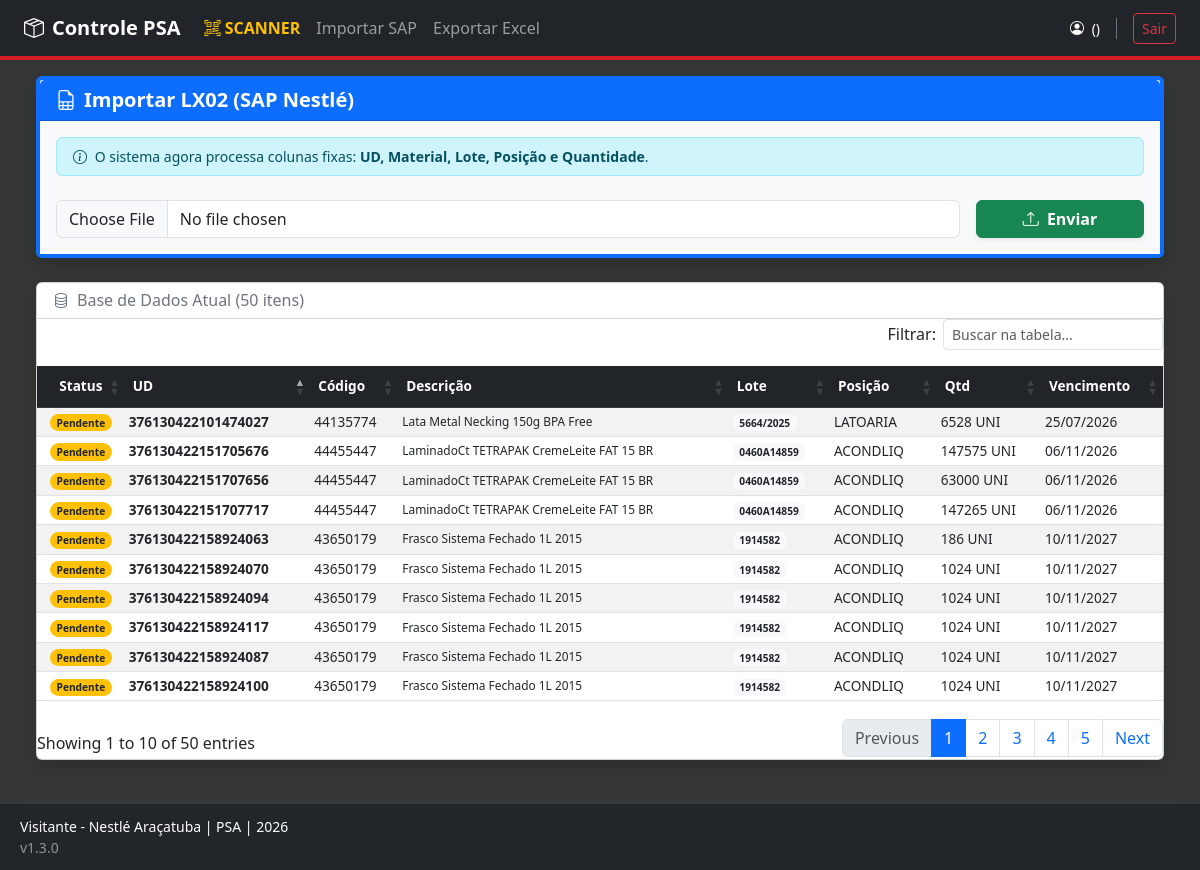
Before: /importer/ with the older database file.
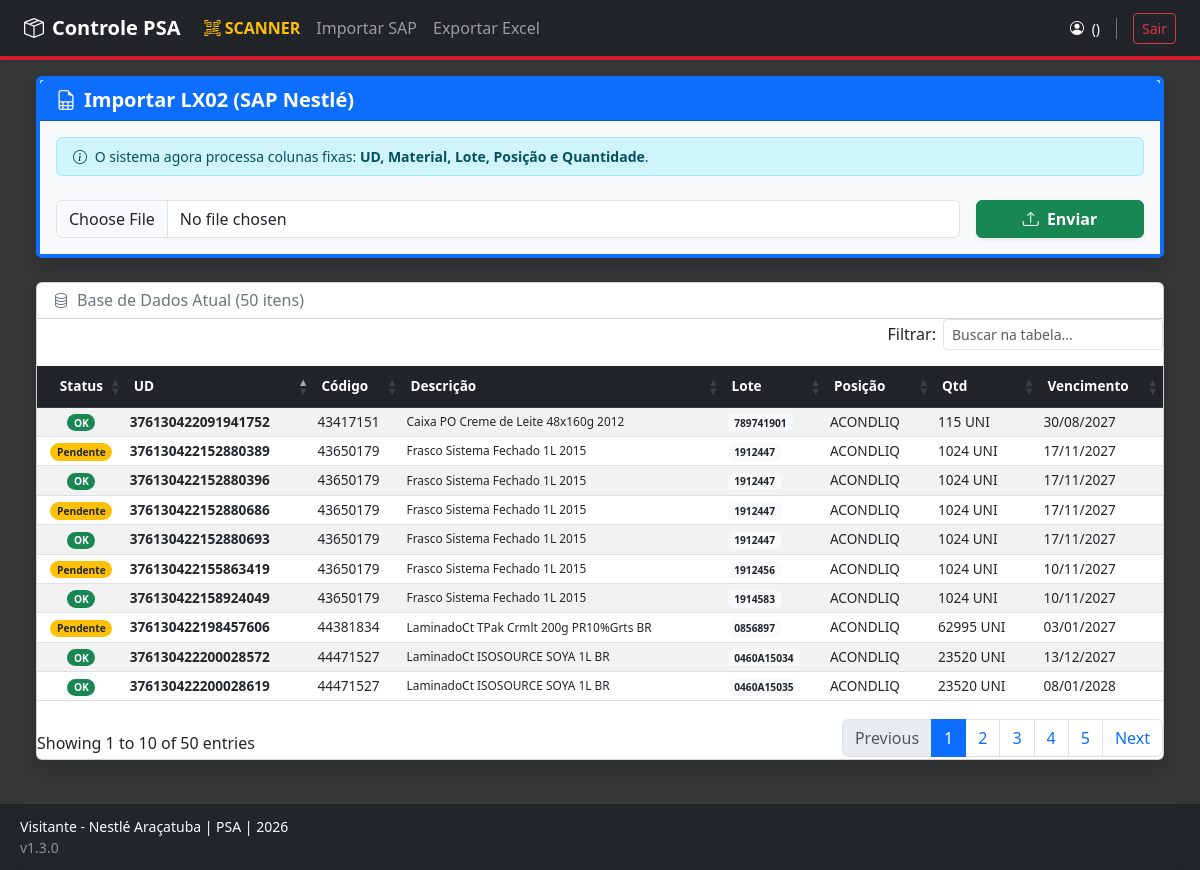
After: the same page with the newer database file.
### app/models/material.py (models this page shows)
class MaterialPSA(db.Model):
    __tablename__ = 'material_psa'
    id = db.Column(db.Integer, primary_key=True)
    unidade_deposito = db.Column(db.String(50), unique=True, nullable=False) # UD
    cod_material = db.Column(db.String(50), nullable=False)
    desc_material = db.Column(db.String(200))
    lote = db.Column(db.String(50))
    posicao_deposito = db.Column(db.String(50))
    tipo_deposito = db.Column(db.String(20)) # PSA, Depósito Fixo, etc.
    quantidade_estoque = db.Column(db.Float, default=0.0)
    unidade_medida = db.Column(db.String(10)) # PC, KG, UN
    data_vencimento = db.Column(db.Date)
    data_ultimo_mov = db.Column(db.Date)
    data_importacao = db.Column(db.DateTime, default=datetime.utcnow)
    conferido = db.Column(db.Boolean, default=False)
    data_conferencia = db.Column(db.DateTime)
    conferente_sap = db.Column(db.String(20)) # Removi a FK temporariamente para evitar erro se a tabela usuarios não existir
    possui_divergencia = db.Column(db.Boolean, default=False)
    observacao_conferente = db.Column(db.Text)
    def to_dict(self):
        return {
            "id": self.id,
            "ud": self.unidade_deposito,
            "material": self.cod_material,
            "descricao": self.desc_material,
            "lote": self.lote or "S/L",
            "posicao": self.posicao_deposito or "S/P",
            "tipdep": self.tipo_deposito,
            "qtd": f"{self.quantidade_estoque:.0f}",
            "unidade": self.unidade_medida,
            "vencimento": self.data_vencimento.strftime('%d/%m/%Y') if self.data_vencimento else "S/V",
            "ult_mov": self.data_ultimo_mov.strftime('%d/%m/%Y') if self.data_ultimo_mov else "---",
            "status": "CONFERIDO" if self.conferido else "PENDENTE",
            "alerta_risco": self.possui_divergencia,
            "observacao": self.observacao_conferente or ""
        }

### app/routes/importer.py (the view)
@bp.route('/')
def index():
    materiais = MaterialPSA.query.order_by(MaterialPSA.data_importacao.desc()).limit(50).all()
    return render_template('importer/index.html', materiais=materiais)

### run.py (called while the page is built, shortened)
@app.context_processor
def inject_global_metrics():
    if not current_user.is_authenticated or request.endpoint in ['login', 'registrar']:
        return {}

### app/templates/importer/index.html (shortened to what this page needs)
{% extends "base.html" %}
{% block content %}
<div class="container-fluid mt-3">
    <div class="card shadow mb-4 border-primary border-top border-4">
        <div class="card-header bg-primary text-white d-flex justify-content-between align-items-center">
            <h5 class="m-0 fw-bold"><i class="bi bi-file-earmark-spreadsheet me-2"></i>Importar LX02 (SAP Nestlé)</h5>
        </div>
        <div class="card-body bg-light">
            <form action="{{ url_for('importer.upload') }}" method="post" enctype="multipart/form-data" class="row g-3 align-items-center">
                <div class="col-12">
                    <div class="alert alert-info small py-2 mb-2">
                        <i class="bi bi-info-circle me-1"></i>
                        O sistema agora processa colunas fixas: <strong>UD, Material, Lote, Posição e Quantidade</strong>.
                    </div>
                </div>
                <div class="col-8 col-md-10">
                    <input class="form-control" type="file" name="file" accept=".xlsx, .xls" required>
                </div>
                <div class="col-4 col-md-2">
                    <button type="submit" class="btn btn-success w-100 fw-bold shadow-sm">
                        <i class="bi bi-upload me-1"></i> Enviar
                    </button>
                </div>
            </form>
        </div>
    </div>
    <div class="card shadow">
        <div class="card-header bg-white d-flex justify-content-between align-items-center">
            <h6 class="m-0 font-weight-bold text-secondary">
                <i class="bi bi-database me-2"></i>Base de Dados Atual ({{ materiais|length }} itens)
            </h6>
        </div>
        <div class="card-body p-0">
            <div class="table-responsive" style="max-height: 60vh; overflow-y: auto;">
                <table class="table table-striped table-hover mb-0 align-middle table-sm text-nowrap tabela-dinamica" style="font-size: 0.85rem;">
                    <thead class="table-dark sticky-top">
                        <tr>
                            <th class="text-center">Status</th>
                            <th>UD</th>
                            <th>Código</th>
                            <th>Descrição</th>
                            <th>Lote</th>
                            <th>Posição</th>
                            <th>Qtd</th>
                            <th>Vencimento</th>
                        </tr>
                    </thead>
                    <tbody>
                        {% for m in materiais %}
                        <tr onclick='abrirDetalhes({{ m.to_dict() | tojson | safe }})' style="cursor: pointer;">
                            <td class="text-center">
                                {% if m.conferido %}
                                    <span class="badge bg-success rounded-pill">OK</span>
                                {% else %}
                                    <span class="badge bg-warning text-dark rounded-pill">Pendente</span>
                                {% endif %}
                            </td>
                            <td class="fw-bold">{{ m.unidade_deposito }}</td>
                            <td>{{ m.cod_material }}</td>
                            <td class="small">{{ m.desc_material or '---' }}</td>
                            <td><span class="badge bg-light text-dark">{{ m.lote or 'S/L' }}</span></td>
                            <td>{{ m.posicao_deposito or '---' }}</td>
                            <td>{{ m.quantidade_estoque|int }} {{ m.unidade_medida }}</td>
                            <td>{{ m.data_vencimento.strftime('%d/%m/%Y') if m.data_vencimento else '---' }}</td>
                        </tr>
                        {% endfor %}
                    </tbody>
                </table>
            </div>
        </div>
    </div>
</div>
{% endblock %}

### app/templates/base.html (shortened to what this page needs)
<!DOCTYPE html>
<html lang="pt-br">
<head>
    <link href="https://cdn.jsdelivr.net/npm/bootstrap@5.3.0/dist/css/bootstrap.min.css" rel="stylesheet">
    <link rel="stylesheet" href="https://cdn.jsdelivr.net/npm/bootstrap-icons@1.10.0/font/bootstrap-icons.css">
    <link rel="stylesheet" href="https://cdnjs.cloudflare.com/ajax/libs/font-awesome/6.0.0/css/all.min.css">
    <link rel="stylesheet" href="https://cdn.datatables.net/1.13.6/css/dataTables.bootstrap5.min.css">
</head>
<body>
    <nav class="navbar navbar-expand-lg navbar-dark shadow-sm">
    <div class="container-fluid px-4">
        <a class="navbar-brand fw-bold" href="{{ url_for('main.dashboard') }}">
            <i class="bi bi-box-seam me-2"></i>Controle PSA
        </a>
        <div class="collapse navbar-collapse" id="navbarNav">
            <ul class="navbar-nav me-auto">
                <li class="nav-item">
                    <a class="nav-link fw-bold text-warning" href="/scanner">
                        <i class="bi bi-qr-code-scan"></i> SCANNER
                    </a>
                </li>
                <li class="nav-item">
                    <a class="nav-link" href="/importer/">Importar SAP</a>
                </li>
                <li class="nav-item">
                    <a class="nav-link" href="/importer/exportar">Exportar Excel</a>
                </li>
            </ul>
            <div class="d-flex text-white align-items-center mt-3 mt-lg-0">
                <span class="small me-3 border-end pe-3 border-secondary d-none d-md-inline">
                    <i class="bi bi-person-circle me-1"></i> {{ current_user.nome_completo }} ({{ current_user.cargo }})
                </span>
                <a href="{{ url_for('logout') }}" class="btn btn-outline-danger btn-sm">Sair</a>
            </div>
        </div>
    </div>
</nav>
    <div class="container-fluid px-4 mt-3">
        <div class="main-content">
            {% block content %}{% endblock %}
        </div>
    </div>
    <footer class="footer-custom">
        <div class="footer-container">
            <div class="footer-info small">
                <span>{{ current_user.nome_completo if current_user.is_authenticated else 'Visitante' }} - Nestlé Araçatuba</span> | PSA | 2026
            </div>
            <div class="version-tag small opacity-50">v1.3.0</div>
        </div>
    </footer>
</body>
</html>

### app/templates/base.html (style rules this page uses)
:root { --nestle-red: #D51C29; --nestle-blue: #0056b3; }
body { background-color: #353736; padding-bottom: 110px !important; font-family: 'Segoe UI', sans-serif; }
.navbar { background-color: #212529 !important; border-bottom: 4px solid var(--nestle-red); }
.footer-custom { background: rgba(33, 37, 41, 0.95); backdrop-filter: blur(10px); color: #ffffff; padding: 12px 20px; position: fixed; bottom: 0; width: 100%; border-top: 1px solid rgba(255, 255, 255, 0.1); z-index: 1050; }
.tabela-dinamica { font-size: 0.85rem !important; }
.tabela-dinamica thead th { background-color: #212529 !important; color: #ffffff !important; font-weight: 600 !important; padding: 10px 8px !important; }

Changed rows visible on the page:
removed MaterialPSA: conferido "Pendente", unidade_deposito "376130422158924070", cod_material "43650179", desc_material "Frasco Sistema Fechado 1L 2015", lote "1914582", posicao_deposito "ACONDLIQ", quantidade_estoque "1024", unidade_medida "UNI", data_vencimento "10/11/2027"
no longer on this page (row edited): MaterialPSA: conferido "Pendente", unidade_deposito "376130422158924063", cod_material "43650179", desc_material "Frasco Sistema Fechado 1L 2015", lote "1914582", posicao_deposito "ACONDLIQ", quantidade_estoque "186", unidade_medida "UNI", data_vencimento "10/11/2027"
removed MaterialPSA: conferido "Pendente", unidade_deposito "376130422158924094", cod_material "43650179", desc_material "Frasco Sistema Fechado 1L 2015", lote "1914582", posicao_deposito "ACONDLIQ", quantidade_estoque "1024", unidade_medida "UNI", data_vencimento "10/11/2027"
removed MaterialPSA: conferido "Pendente", unidade_deposito "376130422158924117", cod_material "43650179", desc_material "Frasco Sistema Fechado 1L 2015", lote "1914582", posicao_deposito "ACONDLIQ", quantidade_estoque "1024", unidade_medida "UNI", data_vencimento "10/11/2027"
removed MaterialPSA: conferido "Pendente", unidade_deposito "376130422158924087", cod_material "43650179", desc_material "Frasco Sistema Fechado 1L 2015", lote "1914582", posicao_deposito "ACONDLIQ", quantidade_estoque "1024", unidade_medida "UNI", data_vencimento "10/11/2027"
removed MaterialPSA: conferido "Pendente", unidade_deposito "376130422158924100", cod_material "43650179", desc_material "Frasco Sistema Fechado 1L 2015", lote "1914582", posicao_deposito "ACONDLIQ", quantidade_estoque "1024", unidade_medida "UNI", data_vencimento "10/11/2027"
removed MaterialPSA: conferido "Pendente", unidade_deposito "376130422151707717", cod_material "44455447", desc_material "LaminadoCt TETRAPAK CremeLeite FAT 15 BR", lote "0460A14859", posicao_deposito "ACONDLIQ", quantidade_estoque "147265", unidade_medida "UNI", data_vencimento "06/11/2026"
removed MaterialPSA: conferido "Pendente", unidade_deposito "376130422151705676", cod_material "44455447", desc_material "LaminadoCt TETRAPAK CremeLeite FAT 15 BR", lote "0460A14859", posicao_deposito "ACONDLIQ", quantidade_estoque "147575", unidade_medida "UNI", data_vencimento "06/11/2026"
removed MaterialPSA: conferido "Pendente", unidade_deposito "376130422151707656", cod_material "44455447", desc_material "LaminadoCt TETRAPAK CremeLeite FAT 15 BR", lote "0460A14859", posicao_deposito "ACONDLIQ", quantidade_estoque "63000", unidade_medida "UNI", data_vencimento "06/11/2026"
removed MaterialPSA: conferido "Pendente", unidade_deposito "376130422101474027", cod_material "44135774", desc_material "Lata Metal Necking 150g BPA Free", lote "5664/2025", posicao_deposito "LATOARIA", quantidade_estoque "6528", unidade_medida "UNI", data_vencimento "25/07/2026"
added MaterialPSA: conferido "OK", unidade_deposito "376130422091941752", cod_material "43417151", desc_material "Caixa PO Creme de Leite 48x160g 2012", lote "789741901", posicao_deposito "ACONDLIQ", quantidade_estoque "115", unidade_medida "UNI", data_vencimento "30/08/2027"
added MaterialPSA: conferido "OK", unidade_deposito "376130422158924049", cod_material "43650179", desc_material "Frasco Sistema Fechado 1L 2015", lote "1914583", posicao_deposito "ACONDLIQ", quantidade_estoque "1024", unidade_medida "UNI", data_vencimento "10/11/2027"
added MaterialPSA: conferido "Pendente", unidade_deposito "376130422155863419", cod_material "43650179", desc_material "Frasco Sistema Fechado 1L 2015", lote "1912456", posicao_deposito "ACONDLIQ", quantidade_estoque "1024", unidade_medida "UNI", data_vencimento "10/11/2027"
added MaterialPSA: conferido "Pendente", unidade_deposito "376130422152880686", cod_material "43650179", desc_material "Frasco Sistema Fechado 1L 2015", lote "1912447", posicao_deposito "ACONDLIQ", quantidade_estoque "1024", unidade_medida "UNI", data_vencimento "17/11/2027"
added MaterialPSA: conferido "Pendente", unidade_deposito "376130422152880389", cod_material "43650179", desc_material "Frasco Sistema Fechado 1L 2015", lote "1912447", posicao_deposito "ACONDLIQ", quantidade_estoque "1024", unidade_medida "UNI", data_vencimento "17/11/2027"
added MaterialPSA: conferido "OK", unidade_deposito "376130422152880396", cod_material "43650179", desc_material "Frasco Sistema Fechado 1L 2015", lote "1912447", posicao_deposito "ACONDLIQ", quantidade_estoque "1024", unidade_medida "UNI", data_vencimento "17/11/2027"
added MaterialPSA: conferido "OK", unidade_deposito "376130422152880693", cod_material "43650179", desc_material "Frasco Sistema Fechado 1L 2015", lote "1912447", posicao_deposito "ACONDLIQ", quantidade_estoque "1024", unidade_medida "UNI", data_vencimento "17/11/2027"
added MaterialPSA: conferido "OK", unidade_deposito "376130422200028619", cod_material "44471527", desc_material "LaminadoCt ISOSOURCE SOYA 1L BR", lote "0460A15035", posicao_deposito "ACONDLIQ", quantidade_estoque "23520", unidade_medida "UNI", data_vencimento "08/01/2028"
added MaterialPSA: conferido "OK", unidade_deposito "376130422200028572", cod_material "44471527", desc_material "LaminadoCt ISOSOURCE SOYA 1L BR", lote "0460A15034", posicao_deposito "ACONDLIQ", quantidade_estoque "23520", unidade_medida "UNI", data_vencimento "13/12/2027"
added MaterialPSA: conferido "Pendente", unidade_deposito "376130422198457606", cod_material "44381834", desc_material "LaminadoCt TPak Crmlt 200g PR10%Grts BR", lote "0856897", posicao_deposito "ACONDLIQ", quantidade_estoque "62995", unidade_medida "UNI", data_vencimento "03/01/2027"
